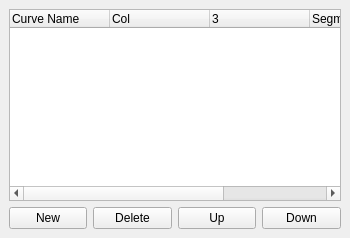
  <widget class="QDockWidget" name="DockCurvesSettings">
   <property name="enabled">
    <bool>true</bool>
   </property>
   <property name="sizePolicy">
    <sizepolicy hsizetype="Ignored" vsizetype="Ignored">
     <horstretch>0</horstretch>
     <verstretch>0</verstretch>
    </sizepolicy>
   </property>
   <property name="minimumSize">
    <size>
     <width>350</width>
     <height>122</height>
    </size>
   </property>
   <property name="maximumSize">
    <size>
     <width>350</width>
     <height>524287</height>
    </size>
   </property>
   <property name="floating">
    <bool>true</bool>
   </property>
   <property name="features">
    <set>QDockWidget::DockWidgetFloatable|QDockWidget::DockWidgetMovable</set>
   </property>
   <property name="allowedAreas">
    <set>Qt::RightDockWidgetArea</set>
   </property>
   <property name="windowTitle">
    <string>Curves (F6)</string>
   </property>
   <attribute name="dockWidgetArea">
    <number>2</number>
   </attribute>
   <widget class="QWidget" name="dockWidgetContents_4">
    <property name="sizePolicy">
     <sizepolicy hsizetype="Fixed" vsizetype="MinimumExpanding">
      <horstretch>0</horstretch>
      <verstretch>0</verstretch>
     </sizepolicy>
    </property>
    <property name="minimumSize">
     <size>
      <width>350</width>
      <height>100</height>
     </size>
    </property>
    <property name="maximumSize">
     <size>
      <width>350</width>
      <height>16777215</height>
     </size>
    </property>
    <layout class="QVBoxLayout">
     <item>
      <widget class="QTreeWidget" name="CurvesTreeWidget">
       <property name="selectionMode">
        <enum>QAbstractItemView::ExtendedSelection</enum>
       </property>
       <property name="textElideMode">
        <enum>Qt::ElideMiddle</enum>
       </property>
       <property name="rootIsDecorated">
        <bool>false</bool>
       </property>
       <property name="uniformRowHeights">
        <bool>true</bool>
       </property>
       <column>
        <property name="text">
         <string>Curve Name</string>
        </property>
       </column>
       <column>
        <property name="text">
         <string>Col</string>
        </property>
       </column>
       <column>
        <property name="text">
         <string/>
        </property>
       </column>
       <column>
        <property name="text">
         <string>Segment</string>
        </property>
       </column>
       <column>
        <property name="text">
         <string>Slices</string>
        </property>
       </column>
      </widget>
     </item>
     <item>
      <layout class="QHBoxLayout">
       <item>
        <widget class="QPushButton" name="Curve_Add">
         <property name="minimumSize">
          <size>
           <width>50</width>
           <height>16</height>
          </size>
         </property>
         <property name="text">
          <string>New</string>
         </property>
        </widget>
       </item>
       <item>
        <widget class="QPushButton" name="CurveDelete">
         <property name="minimumSize">
          <size>
           <width>50</width>
           <height>16</height>
          </size>
         </property>
         <property name="text">
          <string>Delete</string>
         </property>
        </widget>
       </item>
       <item>
        <widget class="QPushButton" name="CurveMoveUp">
         <property name="minimumSize">
          <size>
           <width>50</width>
           <height>16</height>
          </size>
         </property>
         <property name="text">
          <string>Up</string>
         </property>
        </widget>
       </item>
       <item>
        <widget class="QPushButton" name="CurveMoveDown">
         <property name="minimumSize">
          <size>
           <width>50</width>
           <height>16</height>
          </size>
         </property>
         <property name="text">
          <string>Down</string>
         </property>
        </widget>
       </item>
      </layout>
     </item>
    </layout>
   </widget>
  </widget>
